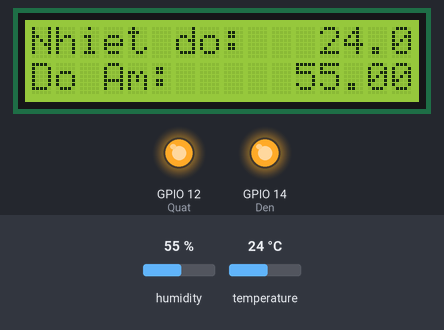
The sketch below on a simulated ESP8266 (NodeMCU). On the bench: 16×2 character LCD, output pins drawn as LEDs (lit = HIGH). The test bench sets the inputs (shaded band); at power-on: humidity 55 %, temperature 24 °C. WiFi joins after 1.5 s; servers stay silent unless stated; what the sketch prints to the serial monitor is not drawn.

Above: at 2.7 s.
2.8 s: humidity set to 22 %
At 4.9 s:
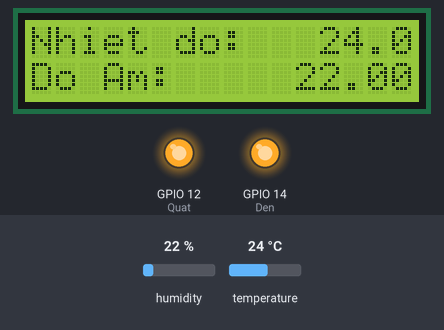
5.5 s: humidity set to 40 %
At 7.2 s:
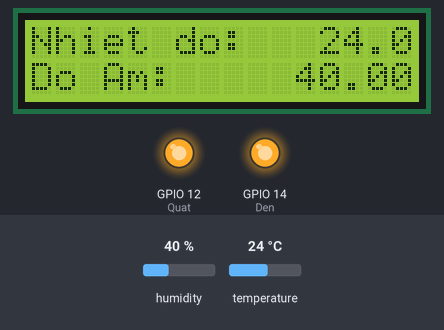
8.2 s: humidity set to 68 %
At 10.6 s:
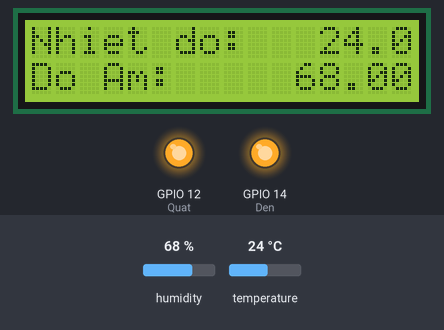
Timing chart, 0 to 12.1 s (numbered marks = the images above; inputs shaded):
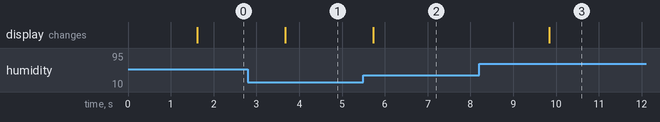

Measured:
- after the input at 2.8 s, the display: changes after 0.87 s (image 1)
- after the input at 5.5 s, the display: changes after 0.23 s (image 2)
- after the input at 8.2 s, the display: changes after 1.6 s (image 3)

The sketch:

client.ino
```cpp
#include <DHT.h>
#include <SocketIoClient.h>
#include <ESP8266WiFi.h>
#include <LiquidCrystal_I2C.h>


LiquidCrystal_I2C lcd(0x27,16,2);
const int DHTPIN=2;
const int DHTTYPE = DHT11;
DHT dht(DHTPIN, DHTTYPE);

const char* ssid = "Kiet";
const char* password = "123456789";

const int Den=14;
const int Quat=12;
const char* server= "192.168.43.2";
int port = 2323;
const int sendingInternval=2000;
SocketIoClient client;


void setupNetwork() {
    WiFi.begin(ssid, password);
    uint8_t i = 0;
    while (WiFi.status() != WL_CONNECTED && i++ < 20) delay(500);
    if (i == 21) {
        while (1) delay(500);
    }
     Serial.println("Wifi connected!");
}
void BatDen(const char* data, size_t length) {
  String chuoi=(String) data;
    if (chuoi == "off") {
        digitalWrite(Den, HIGH);

    } else {
        digitalWrite(Den, LOW);
       }
}

void BatQuat(const char* data, size_t length){
 String chuoi=(String) data;
  if (chuoi =="off"){
    digitalWrite(Quat,HIGH);

    }else{
      digitalWrite(Quat,LOW);
     }
      }
void setup() {
  dht.begin();
    pinMode(Den, OUTPUT);
    pinMode(Quat, OUTPUT);
    digitalWrite(Den, HIGH);
    digitalWrite(Quat, HIGH);
    Serial.begin(115200);
    setupNetwork();
    lcd.init();
    lcd.backlight();
  // put your setup code here, to run once:
client.on("BatDen", BatDen);
client.on("BatQuat",BatQuat);

client.begin(server,2323);
}

void loop() {
float temp =dht.readTemperature();
  float humi =dht.readHumidity();
  if (isnan(temp) || isnan(humi)) {
    Serial.println("Failed to read from DHT sensor!");
    return;
  }
  lcd.print("Nhiet do:   ");
    lcd.print(round(temp));
    lcd.setCursor(0,1);
    lcd.print("Do Am:     ");
    lcd.print(round(humi));
        char ok[100];
        sprintf(ok, "{\"NhietDo\":%5.0f,\"DoAm\":%f }",temp,humi);
        Serial.println(ok);
        const char* ThongSo = ok;
         client.emit("NodeMCU_send_data", ThongSo);
         delay(2000);

 client.loop();
}
```
